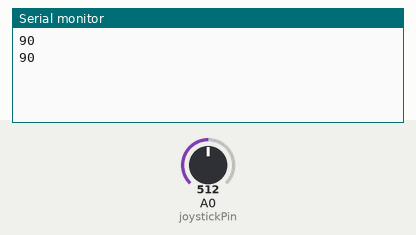
Recording of a sketch running on a simulated Arduino Uno, built with avr-gcc and run on an emulated ATmega328P. Parts: the last lines printed to the serial monitor. The inputs (shaded band) are chosen by the test bench; at power-on: A0 (joystickPin) = 512. No radio packets arrive unless stated.

Above: at 1.8 s.
1.9 s: A0 (joystickPin) set to 716
At 2.7 s:
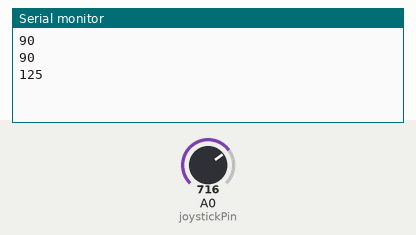
3.4 s: A0 (joystickPin) set to 900
At 4.3 s:
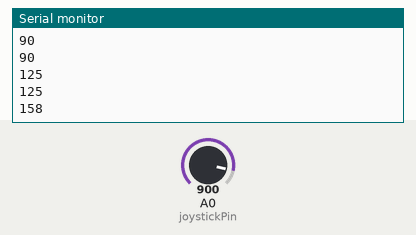
Timing chart, 0 to 6.4 s (numbered marks = the images above; inputs shaded):
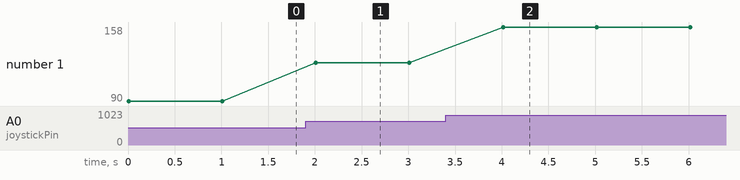

Measured:
- after the input at 1.9 s, the serial monitor: prints a new line after 0.11 s (image 1)
- after the input at 3.4 s, the serial monitor: prints a new line after 0.61 s (image 2)
- plotted number 1: 90 → 125 after the input at 1.9 s, 125 → 158 after the input at 3.4 s

The sketch:

nRF_Transmitter.ino
```cpp
#include <SPI.h>
#include <nRF24L01.h>
#include <RF24.h>
int joystickPin=A0;
int servoPos;
int joystickPos;

RF24 radio(9, 8); // CE, CSN

const byte address[6] = "10101";

void setup() {
  Serial.begin(9600);
  radio.begin();
  radio.openWritingPipe(address);
  radio.setPALevel(RF24_PA_MIN);
  radio.stopListening();
  pinMode(joystickPin,INPUT);
}

void loop() {
  //const char text[] = "Hello World";
  joystickPos=analogRead(joystickPin);
  servoPos=(180./1023.)*joystickPos;
  radio.write(&servoPos, sizeof(servoPos));
  Serial.println(servoPos);
  delay(1000);
}
```
